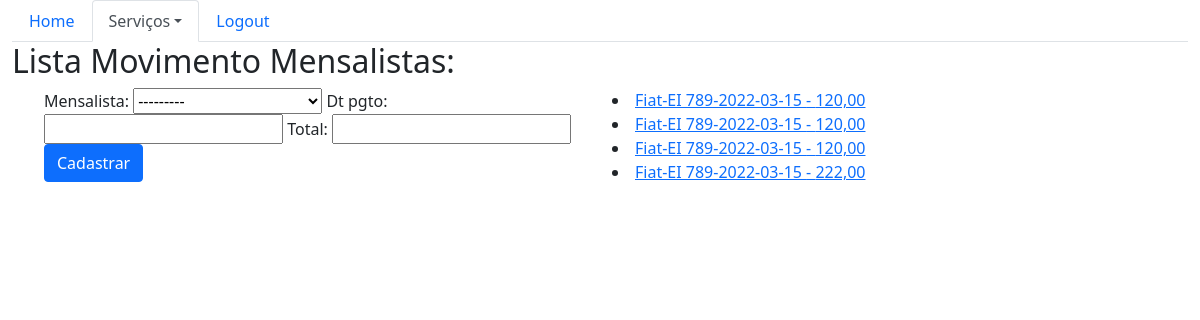
Before: /sistema/mov-mensalistas/ (signed in) with the older database file.
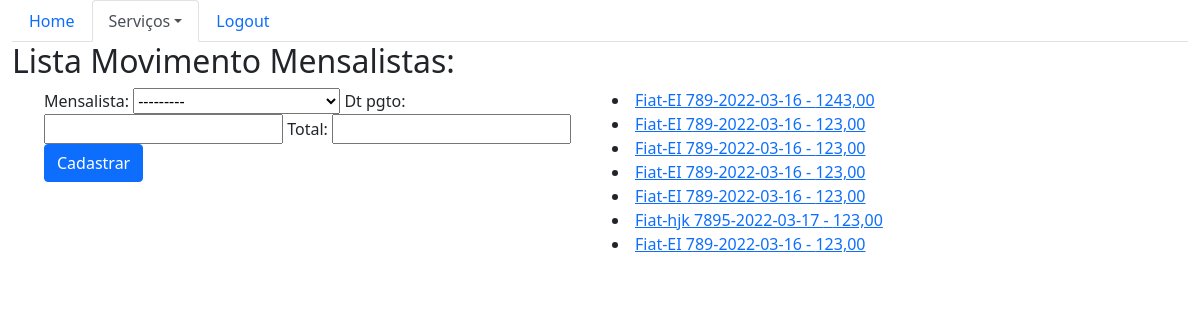
After: the same page with the newer database file.
### core/models.py (models this page shows, shortened)
class MovMensalista(models.Model):
    mensalista = models.ForeignKey(Mensalista, on_delete=models.CASCADE)
    dt_pgto = models.DateField()
    total = models.DecimalField(max_digits=6, decimal_places=2)

class Mensalista(models.Model):
    veiculo = models.ForeignKey(Veiculo, on_delete=models.CASCADE)
    inicio = models.DateField()
    valor_mes = models.DecimalField(max_digits=5, decimal_places=2)
    def __str__(self):
        return str(self.veiculo) + '-' + str(self.inicio)

class Veiculo(models.Model):
    marca = models.ForeignKey(Marca, on_delete=models.CASCADE)
    proprietario = models.ForeignKey(Pessoa, on_delete=models.CASCADE)
    placa = models.CharField(max_length=20)
    cor = models.CharField(max_length=15)
    observacoes = models.TextField(max_length=200)
    def __str__(self):
        return self.marca.nome + '-' + self.placa

class Marca(models.Model):
    nome = models.CharField(max_length=50)

### core/views.py (the view)
# urls.py: path("mov-mensalistas/", lista_movmensalistas ,name='core_lista_movmensalistas'),
@login_required
def lista_movmensalistas(request):
    mov_mensalistas = MovMensalista.objects.all()
    form = MovmensalistaForm()
    return render(request, 'core/lista_movmensalistas.html', {'mov_mensalistas': mov_mensalistas, 'form': form})

### core/forms.py
class MovmensalistaForm(ModelForm):
    class Meta:
        model= MovMensalista
        fields= ['mensalista','dt_pgto','total']

### core/templates/core/lista_movmensalistas.html (shortened to what this page needs)
{% extends 'base.html' %}
{% load bootstrap %}
{%block menu%}
    <ul class="nav nav-tabs">
        <li class="nav-item">
          <a class="nav-link " href="{% url 'core_home' %}">Home</a>
        </li>
        <li class="nav-item dropdown">
          <a class="nav-link dropdown-toggle active" data-toggle="dropdown" href="#" role="button" aria-haspopup="true" aria-expanded="false">Serviços</a>
        </li>
        <li class="nav-item">
          <a class="nav-link" href="#">Logout</a>
        </li>
    </ul>
{%endblock%}
{%block main%}
<div class="row">
    <div class="col">
        <h2> Lista Movimento Mensalistas:</h2>
    </div>
</div>
<div class="row">
    <div class="col-sm-6">
        <ul>
            <form action="{% url 'core_movmensalista_novo' %}" method="POST">
                {{form|bootstrap}}
            <br>
                <button type="submit" class="btn btn-primary">Cadastrar</button>
            </form>
        </ul>
    </div>
    <div class="col-sm-6">
        {% for mov in mov_mensalistas %}
            <li>
                <a href="{% url 'core_movmensalista_update' mov.id %}">
                    {{ mov.mensalista }} - {{ mov.total }}
                </a>
            </li>
        {% endfor %}
    </div>
</div>
{%endblock%}

### templates/base.html (shortened to what this page needs)
{% load static %}
<!DOCTYPE html>
<html lang="pt-br">
<head>
    <link rel="stylesheet" href="">
    <link href="{% static 'bootstrap/css/bootstrap.css' %}" rel="stylesheet">
</head>
<body>
<div class="container-fluid">
{%block menu%}
{%endblock%}
{%block main %}
{% endblock %}
</div>
</body>
</html>

Changed rows visible on the page:
removed MovMensalista: mensalista "Fiat-EI 789-2022-03-15", total "120,00"
removed MovMensalista: mensalista "Fiat-EI 789-2022-03-15", total "120,00"
removed MovMensalista: mensalista "Fiat-EI 789-2022-03-15", total "120,00"
removed MovMensalista: mensalista "Fiat-EI 789-2022-03-15", total "222,00"
added MovMensalista: mensalista "Fiat-EI 789-2022-03-16", total "1243,00"
added MovMensalista: mensalista "Fiat-EI 789-2022-03-16", total "123,00"
added MovMensalista: mensalista "Fiat-EI 789-2022-03-16", total "123,00"
added MovMensalista: mensalista "Fiat-EI 789-2022-03-16", total "123,00"
added MovMensalista: mensalista "Fiat-EI 789-2022-03-16", total "123,00"
added MovMensalista: mensalista "Fiat-hjk 7895-2022-03-17", total "123,00"
added MovMensalista: mensalista "Fiat-EI 789-2022-03-16", total "123,00"
